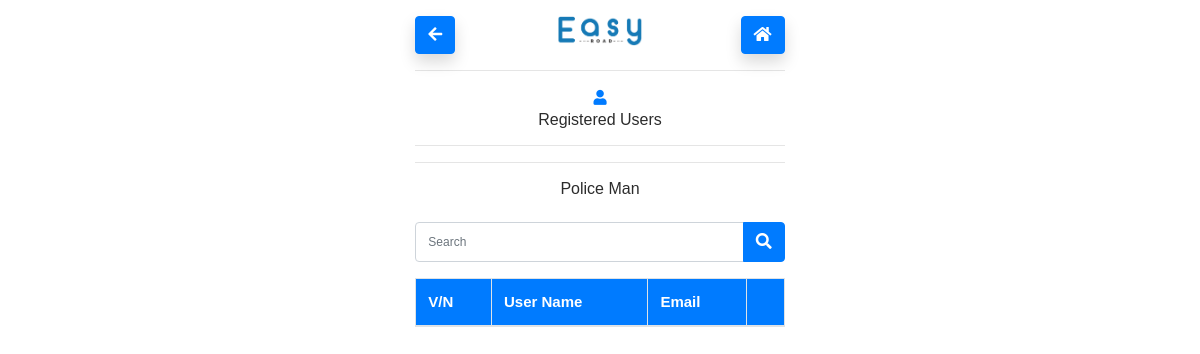
Page /view-users.php on the earlier database version.
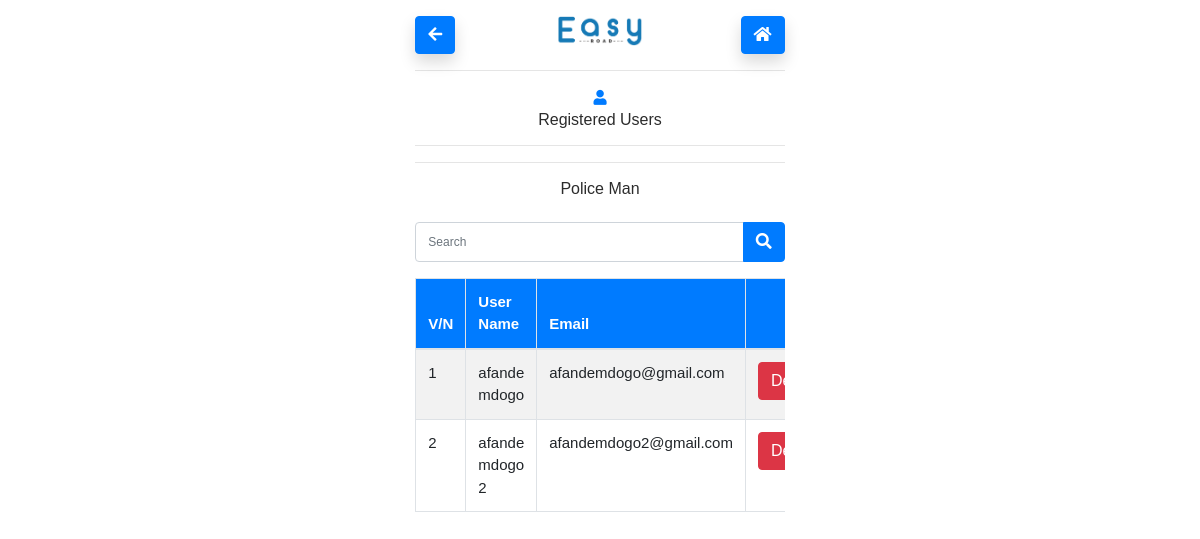
Same page on the later database version.
### tables this page shows
CREATE TABLE `police_man` (
  `police_man_id` int(11) NOT NULL,
  `user_id` int(11) NOT NULL,
  `name` varchar(255) NOT NULL,
  `gender` varchar(255) NOT NULL,
  `phone_number` varchar(255) NOT NULL,
  `police_station_id` int(11) NOT NULL
);

CREATE TABLE `user` (
  `user_id` int(11) NOT NULL,
  `user_name` varchar(255) NOT NULL,
  `user_pass` varchar(255) NOT NULL,
  `email` varchar(100) NOT NULL,
  `role_id` int(20) NOT NULL
);

### view-users.php (the view, shortened to what this page needs)
<?php
require("./Handlers/connection.php");
$search2 = "";
if (isset($_POST["search2"]) && $_POST["search2"] != "") {
  $search2 = $_POST["search2"];
  $stmt2 = $conn->prepare("SELECT * FROM `police_man`, `user` WHERE role_id = 3 AND  user.user_id = police_man.user_id AND user_name LIKE '%" . $search2 . "%'");
} else {
  $stmt2 = $conn->prepare("SELECT * FROM `police_man`, `user` WHERE role_id = 3 AND user.user_id = police_man.user_id");
}
?>
<!DOCTYPE html>
<html lang="en">
<head>
  <link href="Assets/css/bootstrap.min.css" rel="stylesheet">
  <link href="Asset/css/bootstrap.css" rel="stylesheet">
  <link href="Assets/css/style.css" rel="stylesheet">
  <link rel="stylesheet" href="https://use.fontawesome.com/releases/v5.7.0/css/all.css">
</head>
<body class="item-align-center">
  <div class="container-fluid p-3">
    <div class="row">
      <div class="col-lg-4 col-md-3"></div>
      <div class="col-lg-4 col-md-6">
        <div class="row">
          <div class="col-lg-4 col-md-4 col-4">
            <div class="nav-item">
              <a href="user.php" class="btn btn-primary shadow">
                <i class="fa fa-arrow-left"></i>
              </a>
            </div>
          </div>
          <div class="col-lg-4 col-md-4 col-4 text-center">
            <div class="nav-item">
              <a href="home.php"><i class="shadow"> </i> <img src="Assets/img/easy-logo 1.png" height="30px" alt=""></a>
            </div>
          </div>
          <div class="col-lg-4 col-md-4 col-4 text-right">
            <div class="nav-item">
              <a href="home.php" class="btn btn-primary shadow">
                <i class="fa fa-home"></i>
              </a>
            </div>
          </div>
        </div>
        <hr>
        <div class="text-center">
          <i class="fa fa-user text-primary"></i>
          <h6>Registered Users</h6>
        </div>
        <hr>
        <hr>
        <div class="text-center">
          <h6>Police Man</h6>
        </div>
        <form action="view-users.php" method="POST">
          <div class="input-group mb-3 mt-4">
            <input type="text" class="form-control search" name="search2" placeholder="Search" value="<?php echo $search2; ?>">
            <div class="input-group-append">
              </span> <button class="btn btn-primary search"><i class="fa fa-search "></i></button> </span>
            </div>
          </div>
        </form>
        <div class="table-responsive">
          <table class="table table-bordered table-striped">
            <thead class="bg-primary text-white">
              <tr>
                <th>V/N</th>
                <th>User Name</th>
                <th>Email</th>
                <th></th>
              </tr>
            </thead>
            <tbody>
              <?php
              $stmt2->execute();
              $result = $stmt2->fetchAll();
              $no = 0;
              foreach ($result as $res) {
                $no++;
              ?>
                <tr>
                  <td value="#"><?php echo $no; ?></td>
                  <td value="#"><?php echo $res['name'] ?></td>
                  <td value="#"><?php echo $res['email'] ?></td>
                  <td> <a href="./Handlers/delete-user.php?id=<?php echo $res['user_id'] ?>" class="btn btn-danger" onclick="return confirm('Click OK if you really want to delete user')">Delete</a></td>
                </tr>
              <?php
              }
              ?>
            </tbody>
          </table>
        </div>
      </div>
    </div>
  </div>
</body>
</html>

Differences in the rows shown:
added police_man: name "afande mdogo", user.email "afandemdogo@gmail.com"
added police_man: name "afande mdogo 2", user.email "afandemdogo2@gmail.com"
